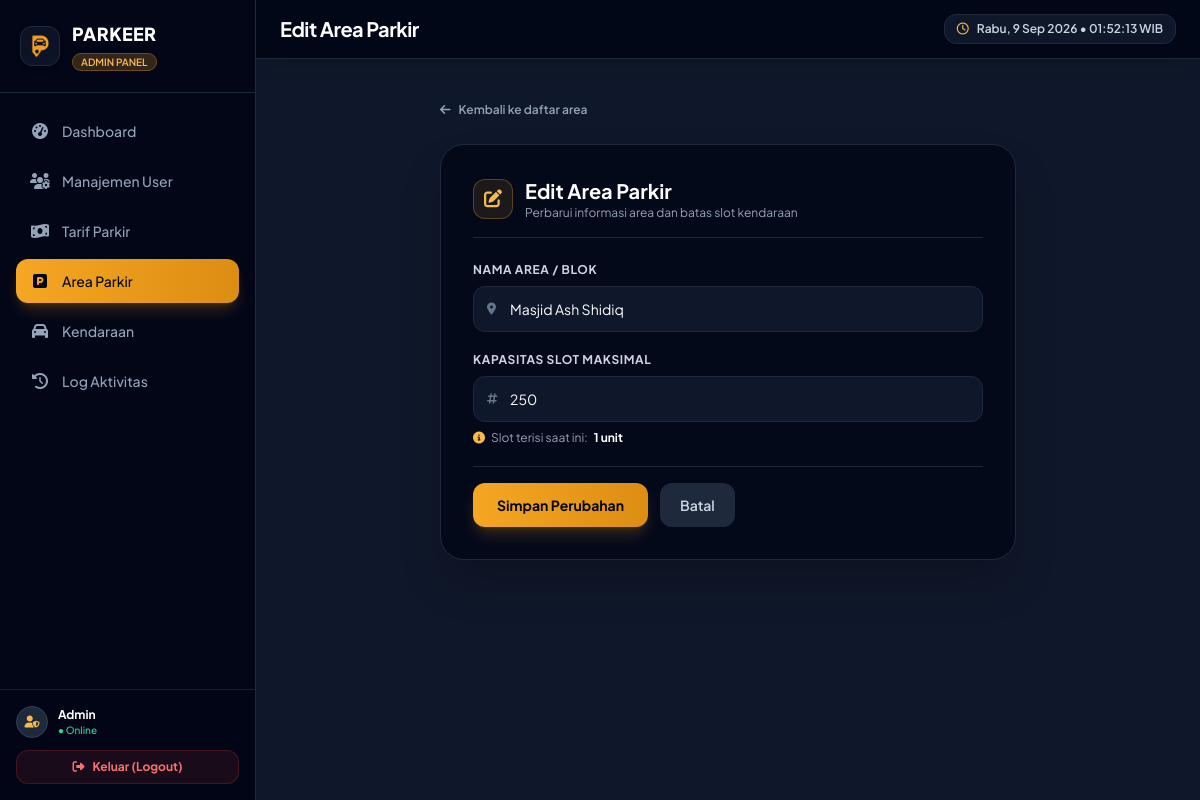
/admin/area/edit.php?id=2 (signed in), run on the app's committed database.
### tables this page shows
CREATE TABLE `tb_area_parkir` (
  `id_area` int NOT NULL,
  `nama_area` varchar(50) NOT NULL,
  `kapasitas` int NOT NULL,
  `terisi` int NOT NULL DEFAULT '0'
);

### functions/area_functions.php (called while the page is built, shortened)
<?php
function getAreaById(PDO $koneksi, int $id): array|false
{
    $stmt = $koneksi->prepare("SELECT * FROM tb_area_parkir WHERE id_area = :id");
    $stmt->execute([':id' => $id]);
    return $stmt->fetch();
}

### admin/area/edit.php (the view, shortened to what this page needs)
<?php
require_once __DIR__ . '/../../functions/area_functions.php';
$database = new Database();
$koneksi = $database->connect();
$id = (int) ($_GET['id'] ?? 0);
$area = getAreaById($koneksi, $id);
require_once __DIR__ . '/../../includes/header_admin.php';
?>
<div class="max-w-xl mx-auto">
    <div class="mb-6">
        <a href="index.php" class="inline-flex items-center gap-2 text-xs font-semibold text-slate-400 hover:text-white transition">
            <i class="fa-solid fa-arrow-left"></i> Kembali ke daftar area
        </a>
    </div>
    <div class="bg-slate-950/80 border border-slate-800 rounded-3xl p-6 sm:p-8 shadow-2xl">
        <div class="mb-6 pb-4 border-b border-slate-800 flex items-center gap-3">
            <div class="w-10 h-10 rounded-xl bg-brand-500/10 border border-brand-500/30 flex items-center justify-center text-brand-400 text-lg">
                <i class="fa-solid fa-pen-to-square"></i>
            </div>
            <div>
                <h2 class="text-xl font-bold text-white">Edit Area Parkir</h2>
                <p class="text-xs text-slate-400">Perbarui informasi area dan batas slot kendaraan</p>
            </div>
        </div>
        <form method="POST" class="space-y-5">
            <div>
                <label class="block text-xs font-bold uppercase tracking-wider text-slate-300 mb-2">Nama Area / Blok</label>
                <div class="relative">
                    <div class="absolute inset-y-0 left-0 pl-3.5 flex items-center pointer-events-none text-slate-500">
                    </div>
                    <input type="text" name="nama_area" value="<?= htmlspecialchars($area['nama_area']) ?>" required
                           class="w-full bg-slate-900 border border-slate-800 text-white rounded-xl pl-9 pr-4 py-3 text-sm focus:outline-none focus:ring-2 focus:ring-brand-500 transition">
                </div>
            </div>
            <div>
                <label class="block text-xs font-bold uppercase tracking-wider text-slate-300 mb-2">Kapasitas Slot Maksimal</label>
                <div class="relative">
                    <div class="absolute inset-y-0 left-0 pl-3.5 flex items-center pointer-events-none text-slate-500">
                    </div>
                    <input type="number" name="kapasitas" value="<?= $area['kapasitas'] ?>" min="1" required
                           class="w-full bg-slate-900 border border-slate-800 text-white rounded-xl pl-9 pr-4 py-3 text-sm focus:outline-none focus:ring-2 focus:ring-brand-500 transition">
                </div>
                <p class="text-xs text-slate-400 mt-2 flex items-center gap-1.5">
                    <i class="fa-solid fa-info-circle text-brand-400"></i> Slot terisi saat ini: <b class="text-white"><?= $area['terisi'] ?> unit</b>
                </p>
            </div>
            <div class="flex items-center gap-3 pt-4 border-t border-slate-800">
                <button type="submit" class="bg-gradient-to-r from-brand-500 to-brand-600 hover:from-brand-600 hover:to-brand-700 text-slate-950 font-bold px-6 py-3 rounded-xl text-sm transition shadow-lg shadow-brand-500/20">
                    Simpan Perubahan
                </button>
                <a href="index.php" class="bg-slate-800 hover:bg-slate-700 text-slate-300 font-semibold px-5 py-3 rounded-xl text-sm transition">
                    Batal
                </a>
            </div>
        </form>
    </div>
</div>
<?php require_once __DIR__ . '/../../includes/footer_admin.php'; ?>

### includes/header_admin.php (style rules this page uses)
body { font-family: 'Plus Jakarta Sans', sans-serif; }

### data on the page
tb_area_parkir: nama_area "Masjid Ash Shidiq", kapasitas "250", terisi "1"

### other printed values
$item['label'] "Dashboard"
$item['label'] "Manajemen User"
$item['label'] "Tarif Parkir"
$item['label'] "Area Parkir"
$item['label'] "Kendaraan"
$item['label'] "Log Aktivitas"
$_SESSION['nama_lengkap'] "Admin"
$judulHalaman "Edit Area Parkir"
